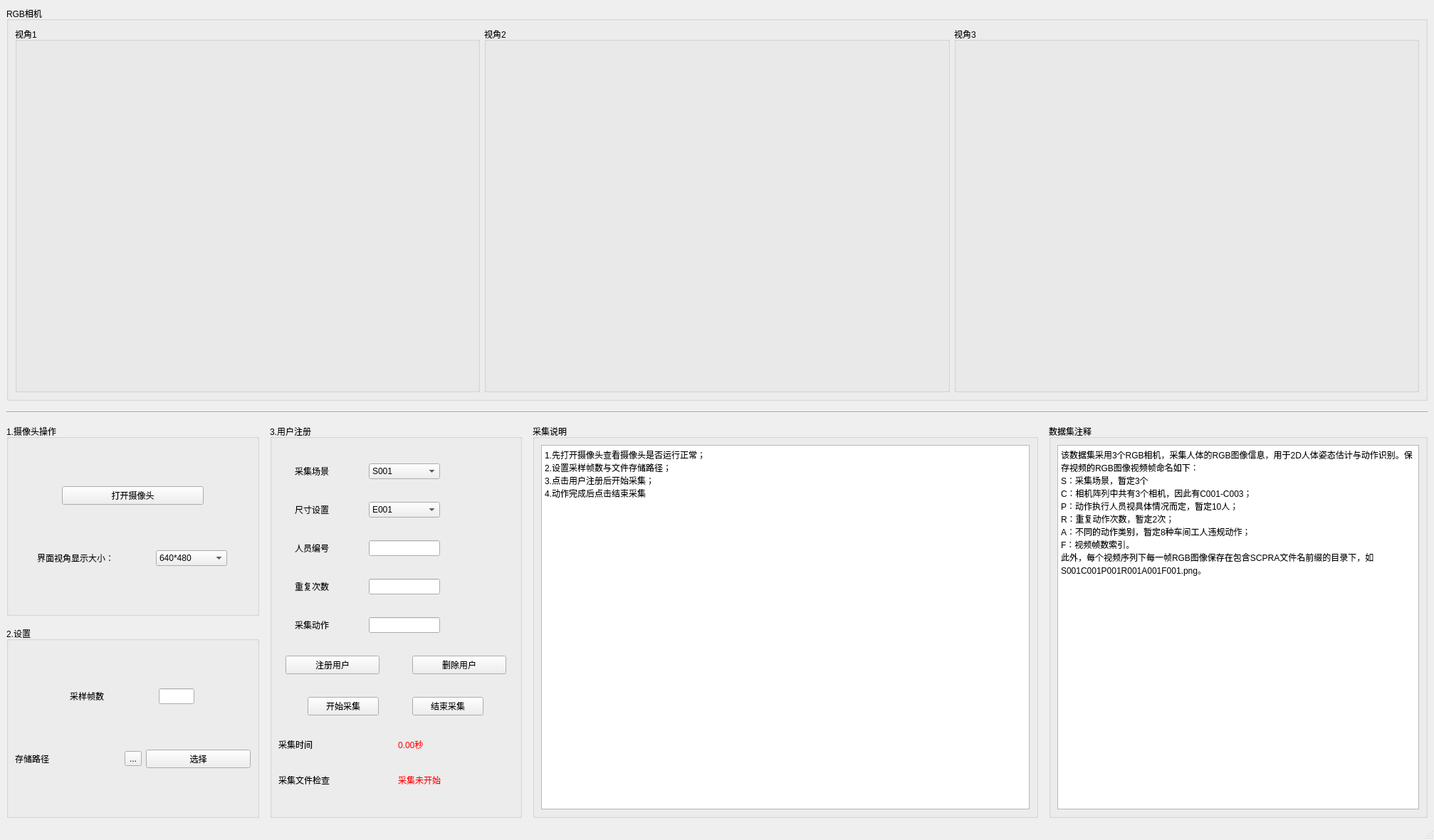
<?xml version="1.0" encoding="UTF-8"?>
<ui version="4.0">
 <class>mainWindow</class>
 <widget class="QMainWindow" name="mainWindow">
  <property name="geometry">
   <rect>
    <x>0</x>
    <y>0</y>
    <width>2014</width>
    <height>1180</height>
   </rect>
  </property>
  <property name="windowTitle">
   <string>毕设数据采集</string>
  </property>
  <property name="windowIcon">
   <iconset>
    <normaloff>西大图标.png</normaloff>西大图标.png</iconset>
  </property>
  <widget class="QWidget" name="centralwidget">
   <layout class="QVBoxLayout" name="verticalLayout_5" stretch="1,1,1">
    <property name="spacing">
     <number>15</number>
    </property>
    <item>
     <widget class="QGroupBox" name="groupBox_3">
      <property name="title">
       <string>RGB相机</string>
      </property>
      <layout class="QHBoxLayout" name="horizontalLayout_2">
       <item>
        <widget class="QGroupBox" name="View1Groupbox">
         <property name="title">
          <string>视角1</string>
         </property>
         <layout class="QVBoxLayout" name="verticalLayout_7">
          <item>
           <widget class="QLabel" name="View_1">
            <property name="text">
             <string/>
            </property>
           </widget>
          </item>
         </layout>
        </widget>
       </item>
       <item>
        <widget class="QGroupBox" name="View2Groupbox">
         <property name="title">
          <string>视角2</string>
         </property>
         <layout class="QVBoxLayout" name="verticalLayout_8">
          <item>
           <widget class="QLabel" name="View_2">
            <property name="text">
             <string/>
            </property>
           </widget>
          </item>
         </layout>
        </widget>
       </item>
       <item>
        <widget class="QGroupBox" name="View3Groupbox">
         <property name="title">
          <string>视角3</string>
         </property>
         <layout class="QVBoxLayout" name="verticalLayout_9">
          <item>
           <widget class="QLabel" name="View_3">
            <property name="text">
             <string/>
            </property>
           </widget>
          </item>
         </layout>
        </widget>
       </item>
      </layout>
     </widget>
    </item>
    <item>
     <widget class="Line" name="line_2">
      <property name="orientation">
       <enum>Qt::Horizontal</enum>
      </property>
     </widget>
    </item>
    <item>
     <layout class="QHBoxLayout" name="horizontalLayout_14" stretch="4,4,8,6">
      <item>
       <layout class="QVBoxLayout" name="verticalLayout_4" stretch="8,8">
        <property name="spacing">
         <number>15</number>
        </property>
        <item>
         <widget class="QGroupBox" name="groupBox_9">
          <property name="title">
           <string>1.摄像头操作</string>
          </property>
          <layout class="QVBoxLayout" name="verticalLayout_10">
           <item>
            <layout class="QHBoxLayout" name="horizontalLayout_8" stretch="1,3,1">
             <item>
              <spacer name="horizontalSpacer_2">
               <property name="orientation">
                <enum>Qt::Horizontal</enum>
               </property>
               <property name="sizeHint" stdset="0">
                <size>
                 <width>40</width>
                 <height>20</height>
                </size>
               </property>
              </spacer>
             </item>
             <item>
              <widget class="QPushButton" name="OpenCamButton">
               <property name="sizePolicy">
                <sizepolicy hsizetype="Expanding" vsizetype="Fixed">
                 <horstretch>0</horstretch>
                 <verstretch>0</verstretch>
                </sizepolicy>
               </property>
               <property name="maximumSize">
                <size>
                 <width>200</width>
                 <height>16777215</height>
                </size>
               </property>
               <property name="text">
                <string>打开摄像头</string>
               </property>
              </widget>
             </item>
             <item>
              <spacer name="horizontalSpacer">
               <property name="orientation">
                <enum>Qt::Horizontal</enum>
               </property>
               <property name="sizeHint" stdset="0">
                <size>
                 <width>40</width>
                 <height>20</height>
                </size>
               </property>
              </spacer>
             </item>
            </layout>
           </item>
           <item>
            <layout class="QHBoxLayout" name="horizontalLayout_6">
             <item>
              <widget class="QLabel" name="label">
               <property name="sizePolicy">
                <sizepolicy hsizetype="Preferred" vsizetype="Fixed">
                 <horstretch>0</horstretch>
                 <verstretch>0</verstretch>
                </sizepolicy>
               </property>
               <property name="maximumSize">
                <size>
                 <width>130</width>
                 <height>16777215</height>
                </size>
               </property>
               <property name="text">
                <string>界面视角显示大小：</string>
               </property>
              </widget>
             </item>
             <item>
              <widget class="QComboBox" name="ShownSizebox">
               <property name="maximumSize">
                <size>
                 <width>100</width>
                 <height>16777215</height>
                </size>
               </property>
               <item>
                <property name="text">
                 <string>640*480</string>
                </property>
               </item>
               <item>
                <property name="text">
                 <string>400*300</string>
                </property>
               </item>
              </widget>
             </item>
            </layout>
           </item>
          </layout>
         </widget>
        </item>
        <item>
         <widget class="QGroupBox" name="groupBox_10">
          <property name="title">
           <string>2.设置</string>
          </property>
          <layout class="QVBoxLayout" name="verticalLayout">
           <item>
            <layout class="QHBoxLayout" name="horizontalLayout_12" stretch="5,5">
             <property name="spacing">
              <number>0</number>
             </property>
             <property name="sizeConstraint">
              <enum>QLayout::SetMinimumSize</enum>
             </property>
             <property name="rightMargin">
              <number>0</number>
             </property>
             <item>
              <widget class="QLabel" name="FrameLabel">
               <property name="sizePolicy">
                <sizepolicy hsizetype="Fixed" vsizetype="Preferred">
                 <horstretch>0</horstretch>
                 <verstretch>0</verstretch>
                </sizepolicy>
               </property>
               <property name="text">
                <string>采样帧数</string>
               </property>
              </widget>
             </item>
             <item>
              <widget class="QLineEdit" name="FrameEditLine">
               <property name="enabled">
                <bool>true</bool>
               </property>
               <property name="sizePolicy">
                <sizepolicy hsizetype="Preferred" vsizetype="Fixed">
                 <horstretch>0</horstretch>
                 <verstretch>0</verstretch>
                </sizepolicy>
               </property>
               <property name="maximumSize">
                <size>
                 <width>50</width>
                 <height>16777215</height>
                </size>
               </property>
              </widget>
             </item>
            </layout>
           </item>
           <item>
            <layout class="QHBoxLayout" name="horizontalLayout_13">
             <item>
              <widget class="QLabel" name="SavePathLabel">
               <property name="text">
                <string>存储路径</string>
               </property>
              </widget>
             </item>
             <item>
              <widget class="QToolButton" name="ShowPathButton">
               <property name="text">
                <string>...</string>
               </property>
              </widget>
             </item>
             <item>
              <widget class="QPushButton" name="PathOpenButton">
               <property name="text">
                <string>选择</string>
               </property>
              </widget>
             </item>
            </layout>
           </item>
          </layout>
         </widget>
        </item>
       </layout>
      </item>
      <item>
       <widget class="QGroupBox" name="groupBox_2">
        <property name="sizePolicy">
         <sizepolicy hsizetype="Minimum" vsizetype="Preferred">
          <horstretch>1</horstretch>
          <verstretch>0</verstretch>
         </sizepolicy>
        </property>
        <property name="title">
         <string>3.用户注册</string>
        </property>
        <layout class="QVBoxLayout" name="verticalLayout_2" stretch="1,1,1,1,1,5,4,1,1">
         <item>
          <layout class="QHBoxLayout" name="horizontalLayout_11" stretch="0,0">
           <property name="spacing">
            <number>1</number>
           </property>
           <property name="rightMargin">
            <number>80</number>
           </property>
           <item>
            <widget class="QLabel" name="SceneLabel">
             <property name="sizePolicy">
              <sizepolicy hsizetype="Preferred" vsizetype="Preferred">
               <horstretch>0</horstretch>
               <verstretch>0</verstretch>
              </sizepolicy>
             </property>
             <property name="maximumSize">
              <size>
               <width>80</width>
               <height>16777215</height>
              </size>
             </property>
             <property name="text">
              <string>采集场景</string>
             </property>
            </widget>
           </item>
           <item>
            <widget class="QComboBox" name="SceneChosenBox">
             <property name="maximumSize">
              <size>
               <width>100</width>
               <height>16777215</height>
              </size>
             </property>
             <item>
              <property name="text">
               <string>S001</string>
              </property>
             </item>
             <item>
              <property name="text">
               <string>S002</string>
              </property>
             </item>
             <item>
              <property name="text">
               <string>S003</string>
              </property>
             </item>
            </widget>
           </item>
          </layout>
         </item>
         <item>
          <layout class="QHBoxLayout" name="horizontalLayout_17" stretch="0,0">
           <property name="spacing">
            <number>1</number>
           </property>
           <property name="rightMargin">
            <number>80</number>
           </property>
           <item>
            <widget class="QLabel" name="SizeSettingLabel">
             <property name="sizePolicy">
              <sizepolicy hsizetype="Preferred" vsizetype="Preferred">
               <horstretch>0</horstretch>
               <verstretch>0</verstretch>
              </sizepolicy>
             </property>
             <property name="maximumSize">
              <size>
               <width>80</width>
               <height>16777215</height>
              </size>
             </property>
             <property name="text">
              <string>尺寸设置</string>
             </property>
            </widget>
           </item>
           <item>
            <widget class="QComboBox" name="SizeSetChosenBox">
             <property name="maximumSize">
              <size>
               <width>100</width>
               <height>16777215</height>
              </size>
             </property>
             <item>
              <property name="text">
               <string>E001</string>
              </property>
             </item>
             <item>
              <property name="text">
               <string>E002</string>
              </property>
             </item>
             <item>
              <property name="text">
               <string>E003</string>
              </property>
             </item>
             <item>
              <property name="text">
               <string>E004</string>
              </property>
             </item>
             <item>
              <property name="text">
               <string>E005</string>
              </property>
             </item>
             <item>
              <property name="text">
               <string>E006</string>
              </property>
             </item>
            </widget>
           </item>
          </layout>
         </item>
         <item>
          <layout class="QHBoxLayout" name="horizontalLayout_10" stretch="0,0">
           <property name="spacing">
            <number>1</number>
           </property>
           <property name="sizeConstraint">
            <enum>QLayout::SetDefaultConstraint</enum>
           </property>
           <property name="rightMargin">
            <number>80</number>
           </property>
           <item>
            <widget class="QLabel" name="IDLabel">
             <property name="sizePolicy">
              <sizepolicy hsizetype="Preferred" vsizetype="Fixed">
               <horstretch>0</horstretch>
               <verstretch>0</verstretch>
              </sizepolicy>
             </property>
             <property name="maximumSize">
              <size>
               <width>80</width>
               <height>16777215</height>
              </size>
             </property>
             <property name="text">
              <string>人员编号</string>
             </property>
            </widget>
           </item>
           <item>
            <widget class="QLineEdit" name="ID_EditLine">
             <property name="sizePolicy">
              <sizepolicy hsizetype="Expanding" vsizetype="Fixed">
               <horstretch>0</horstretch>
               <verstretch>0</verstretch>
              </sizepolicy>
             </property>
             <property name="maximumSize">
              <size>
               <width>100</width>
               <height>16777215</height>
              </size>
             </property>
            </widget>
           </item>
          </layout>
         </item>
         <item>
          <layout class="QHBoxLayout" name="horizontalLayout_15" stretch="0,0">
           <property name="spacing">
            <number>1</number>
           </property>
           <property name="rightMargin">
            <number>80</number>
           </property>
           <item>
            <widget class="QLabel" name="RepetLabel">
             <property name="maximumSize">
              <size>
               <width>80</width>
               <height>16777215</height>
              </size>
             </property>
             <property name="text">
              <string>重复次数</string>
             </property>
            </widget>
           </item>
           <item>
            <widget class="QLineEdit" name="Repet_EditLine">
             <property name="sizePolicy">
              <sizepolicy hsizetype="Expanding" vsizetype="Fixed">
               <horstretch>0</horstretch>
               <verstretch>0</verstretch>
              </sizepolicy>
             </property>
             <property name="maximumSize">
              <size>
               <width>100</width>
               <height>16777215</height>
              </size>
             </property>
            </widget>
           </item>
          </layout>
         </item>
         <item>
          <layout class="QHBoxLayout" name="horizontalLayout_9" stretch="0,0">
           <property name="spacing">
            <number>1</number>
           </property>
           <property name="rightMargin">
            <number>80</number>
           </property>
           <item>
            <widget class="QLabel" name="ActionLabel">
             <property name="maximumSize">
              <size>
               <width>80</width>
               <height>16777215</height>
              </size>
             </property>
             <property name="text">
              <string>采集动作</string>
             </property>
            </widget>
           </item>
           <item>
            <widget class="QLineEdit" name="ActionEditLine">
             <property name="sizePolicy">
              <sizepolicy hsizetype="Expanding" vsizetype="Fixed">
               <horstretch>0</horstretch>
               <verstretch>0</verstretch>
              </sizepolicy>
             </property>
             <property name="maximumSize">
              <size>
               <width>100</width>
               <height>16777215</height>
              </size>
             </property>
            </widget>
           </item>
          </layout>
         </item>
         <item>
          <layout class="QHBoxLayout" name="horizontalLayout_7" stretch="1,0,1">
           <property name="leftMargin">
            <number>10</number>
           </property>
           <property name="rightMargin">
            <number>10</number>
           </property>
           <item>
            <widget class="QPushButton" name="SignupButton">
             <property name="text">
              <string>注册用户</string>
             </property>
            </widget>
           </item>
           <item>
            <spacer name="horizontalSpacer_3">
             <property name="orientation">
              <enum>Qt::Horizontal</enum>
             </property>
             <property name="sizeHint" stdset="0">
              <size>
               <width>40</width>
               <height>20</height>
              </size>
             </property>
            </spacer>
           </item>
           <item>
            <widget class="QPushButton" name="DeleteButton">
             <property name="text">
              <string>删除用户</string>
             </property>
            </widget>
           </item>
          </layout>
         </item>
         <item>
          <layout class="QHBoxLayout" name="horizontalLayout_4" stretch="0,0">
           <item>
            <widget class="QPushButton" name="StartCollectButton">
             <property name="maximumSize">
              <size>
               <width>100</width>
               <height>16777215</height>
              </size>
             </property>
             <property name="text">
              <string>开始采集</string>
             </property>
            </widget>
           </item>
           <item>
            <widget class="QPushButton" name="EndCollectButton">
             <property name="maximumSize">
              <size>
               <width>100</width>
               <height>16777215</height>
              </size>
             </property>
             <property name="text">
              <string>结束采集</string>
             </property>
            </widget>
           </item>
          </layout>
         </item>
         <item>
          <layout class="QHBoxLayout" name="horizontalLayout_5">
           <item>
            <widget class="QLabel" name="ProgressLabel_2">
             <property name="text">
              <string>采集时间</string>
             </property>
            </widget>
           </item>
           <item>
            <widget class="QLabel" name="ShowCollectTime">
             <property name="enabled">
              <bool>true</bool>
             </property>
             <property name="sizePolicy">
              <sizepolicy hsizetype="Preferred" vsizetype="Fixed">
               <horstretch>0</horstretch>
               <verstretch>0</verstretch>
              </sizepolicy>
             </property>
             <property name="styleSheet">
              <string notr="true">QLabel{
color:rgb(255, 0, 0)
}</string>
             </property>
             <property name="text">
              <string>0.00秒</string>
             </property>
            </widget>
           </item>
          </layout>
         </item>
         <item>
          <layout class="QHBoxLayout" name="horizontalLayout">
           <item>
            <widget class="QLabel" name="ProgressLabel">
             <property name="text">
              <string>采集文件检查</string>
             </property>
            </widget>
           </item>
           <item>
            <widget class="QLabel" name="ShowCollectStatus">
             <property name="enabled">
              <bool>true</bool>
             </property>
             <property name="sizePolicy">
              <sizepolicy hsizetype="Preferred" vsizetype="Fixed">
               <horstretch>0</horstretch>
               <verstretch>0</verstretch>
              </sizepolicy>
             </property>
             <property name="styleSheet">
              <string notr="true">QLabel{
color:rgb(255, 0, 0)
}</string>
             </property>
             <property name="text">
              <string>采集未开始</string>
             </property>
            </widget>
           </item>
          </layout>
         </item>
        </layout>
       </widget>
      </item>
      <item>
       <widget class="QGroupBox" name="groupBox">
        <property name="title">
         <string>采集说明</string>
        </property>
        <layout class="QVBoxLayout" name="verticalLayout_6">
         <item>
          <widget class="QPlainTextEdit" name="plainTextEdit">
           <property name="plainText">
            <string>1.先打开摄像头查看摄像头是否运行正常；
2.设置采样帧数与文件存储路径；
3.点击用户注册后开始采集；
4.动作完成后点击结束采集</string>
           </property>
          </widget>
         </item>
        </layout>
       </widget>
      </item>
      <item>
       <widget class="QGroupBox" name="groupBox_8">
        <property name="title">
         <string>数据集注释</string>
        </property>
        <layout class="QHBoxLayout" name="horizontalLayout_3">
         <item>
          <widget class="QTextEdit" name="Annotation">
           <property name="sizePolicy">
            <sizepolicy hsizetype="Minimum" vsizetype="Preferred">
             <horstretch>4</horstretch>
             <verstretch>0</verstretch>
            </sizepolicy>
           </property>
           <property name="html">
            <string>&lt;!DOCTYPE HTML PUBLIC &quot;-//W3C//DTD HTML 4.0//EN&quot; &quot;http://www.w3.org/TR/REC-html40/strict.dtd&quot;&gt;
&lt;html&gt;&lt;head&gt;&lt;meta name=&quot;qrichtext&quot; content=&quot;1&quot; /&gt;&lt;style type=&quot;text/css&quot;&gt;
p, li { white-space: pre-wrap; }
&lt;/style&gt;&lt;/head&gt;&lt;body style=&quot; font-family:'SimSun'; font-size:9pt; font-weight:400; font-style:normal;&quot;&gt;
&lt;p style=&quot; margin-top:0px; margin-bottom:0px; margin-left:0px; margin-right:0px; -qt-block-indent:0; text-indent:0px;&quot;&gt;该数据集采用3个RGB相机，采集人体的RGB图像信息，用于2D人体姿态估计与动作识别。保存视频的RGB图像视频帧命名如下：&lt;/p&gt;
&lt;p style=&quot; margin-top:0px; margin-bottom:0px; margin-left:0px; margin-right:0px; -qt-block-indent:0; text-indent:0px;&quot;&gt;S：采集场景，暂定3个&lt;/p&gt;
&lt;p style=&quot; margin-top:0px; margin-bottom:0px; margin-left:0px; margin-right:0px; -qt-block-indent:0; text-indent:0px;&quot;&gt;C：相机阵列中共有3个相机，因此有C001-C003；&lt;/p&gt;
&lt;p style=&quot; margin-top:0px; margin-bottom:0px; margin-left:0px; margin-right:0px; -qt-block-indent:0; text-indent:0px;&quot;&gt;P：动作执行人员视具体情况而定，暂定10人；&lt;/p&gt;
&lt;p style=&quot; margin-top:0px; margin-bottom:0px; margin-left:0px; margin-right:0px; -qt-block-indent:0; text-indent:0px;&quot;&gt;R：重复动作次数，暂定2次；&lt;/p&gt;
&lt;p style=&quot; margin-top:0px; margin-bottom:0px; margin-left:0px; margin-right:0px; -qt-block-indent:0; text-indent:0px;&quot;&gt;A：不同的动作类别，暂定8种车间工人违规动作；&lt;/p&gt;
&lt;p style=&quot; margin-top:0px; margin-bottom:0px; margin-left:0px; margin-right:0px; -qt-block-indent:0; text-indent:0px;&quot;&gt;F：视频帧数索引。&lt;/p&gt;
&lt;p style=&quot; margin-top:0px; margin-bottom:0px; margin-left:0px; margin-right:0px; -qt-block-indent:0; text-indent:0px;&quot;&gt;此外，每个视频序列下每一帧RGB图像保存在包含SCPRA文件名前缀的目录下，如S001C001P001R001A001F001.png。&lt;/p&gt;&lt;/body&gt;&lt;/html&gt;</string>
           </property>
          </widget>
         </item>
        </layout>
       </widget>
      </item>
     </layout>
    </item>
   </layout>
  </widget>
  <widget class="QStatusBar" name="statusbar"/>
  <action name="actionopen">
   <property name="text">
    <string>open</string>
   </property>
  </action>
  <action name="actionclose">
   <property name="text">
    <string>close</string>
   </property>
  </action>
 </widget>
 <resources/>
 <connections>
  <connection>
   <sender>SignupButton</sender>
   <signal>clicked(bool)</signal>
   <receiver>ActionEditLine</receiver>
   <slot>setEnabled(bool)</slot>
   <hints>
    <hint type="sourcelabel">
     <x>528</x>
     <y>862</y>
    </hint>
    <hint type="destinationlabel">
     <x>618</x>
     <y>788</y>
    </hint>
   </hints>
  </connection>
  <connection>
   <sender>SignupButton</sender>
   <signal>clicked(bool)</signal>
   <receiver>ID_EditLine</receiver>
   <slot>setEnabled(bool)</slot>
   <hints>
    <hint type="sourcelabel">
     <x>528</x>
     <y>862</y>
    </hint>
    <hint type="destinationlabel">
     <x>618</x>
     <y>718</y>
    </hint>
   </hints>
  </connection>
  <connection>
   <sender>SignupButton</sender>
   <signal>clicked(bool)</signal>
   <receiver>SceneChosenBox</receiver>
   <slot>setEnabled(bool)</slot>
   <hints>
    <hint type="sourcelabel">
     <x>528</x>
     <y>862</y>
    </hint>
    <hint type="destinationlabel">
     <x>551</x>
     <y>635</y>
    </hint>
   </hints>
  </connection>
  <connection>
   <sender>DeleteButton</sender>
   <signal>clicked(bool)</signal>
   <receiver>ActionEditLine</receiver>
   <slot>setDisabled(bool)</slot>
   <hints>
    <hint type="sourcelabel">
     <x>712</x>
     <y>862</y>
    </hint>
    <hint type="destinationlabel">
     <x>618</x>
     <y>788</y>
    </hint>
   </hints>
  </connection>
  <connection>
   <sender>DeleteButton</sender>
   <signal>clicked(bool)</signal>
   <receiver>ID_EditLine</receiver>
   <slot>setDisabled(bool)</slot>
   <hints>
    <hint type="sourcelabel">
     <x>712</x>
     <y>862</y>
    </hint>
    <hint type="destinationlabel">
     <x>618</x>
     <y>718</y>
    </hint>
   </hints>
  </connection>
  <connection>
   <sender>DeleteButton</sender>
   <signal>clicked(bool)</signal>
   <receiver>SceneChosenBox</receiver>
   <slot>setDisabled(bool)</slot>
   <hints>
    <hint type="sourcelabel">
     <x>712</x>
     <y>862</y>
    </hint>
    <hint type="destinationlabel">
     <x>551</x>
     <y>635</y>
    </hint>
   </hints>
  </connection>
  <connection>
   <sender>DeleteButton</sender>
   <signal>clicked(bool)</signal>
   <receiver>ActionEditLine</receiver>
   <slot>clear()</slot>
   <hints>
    <hint type="sourcelabel">
     <x>712</x>
     <y>862</y>
    </hint>
    <hint type="destinationlabel">
     <x>618</x>
     <y>788</y>
    </hint>
   </hints>
  </connection>
  <connection>
   <sender>DeleteButton</sender>
   <signal>clicked(bool)</signal>
   <receiver>ID_EditLine</receiver>
   <slot>clear()</slot>
   <hints>
    <hint type="sourcelabel">
     <x>712</x>
     <y>862</y>
    </hint>
    <hint type="destinationlabel">
     <x>618</x>
     <y>718</y>
    </hint>
   </hints>
  </connection>
  <connection>
   <sender>SignupButton</sender>
   <signal>clicked(bool)</signal>
   <receiver>Repet_EditLine</receiver>
   <slot>setEnabled(bool)</slot>
   <hints>
    <hint type="sourcelabel">
     <x>528</x>
     <y>882</y>
    </hint>
    <hint type="destinationlabel">
     <x>618</x>
     <y>753</y>
    </hint>
   </hints>
  </connection>
  <connection>
   <sender>DeleteButton</sender>
   <signal>clicked(bool)</signal>
   <receiver>Repet_EditLine</receiver>
   <slot>setDisabled(bool)</slot>
   <hints>
    <hint type="sourcelabel">
     <x>712</x>
     <y>882</y>
    </hint>
    <hint type="destinationlabel">
     <x>618</x>
     <y>753</y>
    </hint>
   </hints>
  </connection>
  <connection>
   <sender>DeleteButton</sender>
   <signal>clicked(bool)</signal>
   <receiver>Repet_EditLine</receiver>
   <slot>clear()</slot>
   <hints>
    <hint type="sourcelabel">
     <x>712</x>
     <y>882</y>
    </hint>
    <hint type="destinationlabel">
     <x>618</x>
     <y>753</y>
    </hint>
   </hints>
  </connection>
  <connection>
   <sender>EndCollectButton</sender>
   <signal>clicked(bool)</signal>
   <receiver>ActionEditLine</receiver>
   <slot>setDisabled(bool)</slot>
   <hints>
    <hint type="sourcelabel">
     <x>654</x>
     <y>999</y>
    </hint>
    <hint type="destinationlabel">
     <x>618</x>
     <y>788</y>
    </hint>
   </hints>
  </connection>
  <connection>
   <sender>EndCollectButton</sender>
   <signal>clicked(bool)</signal>
   <receiver>Repet_EditLine</receiver>
   <slot>setDisabled(bool)</slot>
   <hints>
    <hint type="sourcelabel">
     <x>671</x>
     <y>997</y>
    </hint>
    <hint type="destinationlabel">
     <x>618</x>
     <y>753</y>
    </hint>
   </hints>
  </connection>
  <connection>
   <sender>EndCollectButton</sender>
   <signal>clicked(bool)</signal>
   <receiver>ID_EditLine</receiver>
   <slot>setDisabled(bool)</slot>
   <hints>
    <hint type="sourcelabel">
     <x>678</x>
     <y>1016</y>
    </hint>
    <hint type="destinationlabel">
     <x>618</x>
     <y>718</y>
    </hint>
   </hints>
  </connection>
  <connection>
   <sender>EndCollectButton</sender>
   <signal>clicked(bool)</signal>
   <receiver>SceneChosenBox</receiver>
   <slot>setDisabled(bool)</slot>
   <hints>
    <hint type="sourcelabel">
     <x>678</x>
     <y>1016</y>
    </hint>
    <hint type="destinationlabel">
     <x>618</x>
     <y>645</y>
    </hint>
   </hints>
  </connection>
  <connection>
   <sender>SignupButton</sender>
   <signal>clicked(bool)</signal>
   <receiver>SizeSetChosenBox</receiver>
   <slot>setEnabled(bool)</slot>
   <hints>
    <hint type="sourcelabel">
     <x>475</x>
     <y>876</y>
    </hint>
    <hint type="destinationlabel">
     <x>525</x>
     <y>678</y>
    </hint>
   </hints>
  </connection>
  <connection>
   <sender>DeleteButton</sender>
   <signal>clicked(bool)</signal>
   <receiver>SizeSetChosenBox</receiver>
   <slot>setDisabled(bool)</slot>
   <hints>
    <hint type="sourcelabel">
     <x>679</x>
     <y>862</y>
    </hint>
    <hint type="destinationlabel">
     <x>610</x>
     <y>670</y>
    </hint>
   </hints>
  </connection>
  <connection>
   <sender>EndCollectButton</sender>
   <signal>clicked(bool)</signal>
   <receiver>SizeSetChosenBox</receiver>
   <slot>setDisabled(bool)</slot>
   <hints>
    <hint type="sourcelabel">
     <x>622</x>
     <y>994</y>
    </hint>
    <hint type="destinationlabel">
     <x>597</x>
     <y>678</y>
    </hint>
   </hints>
  </connection>
 </connections>
</ui>
